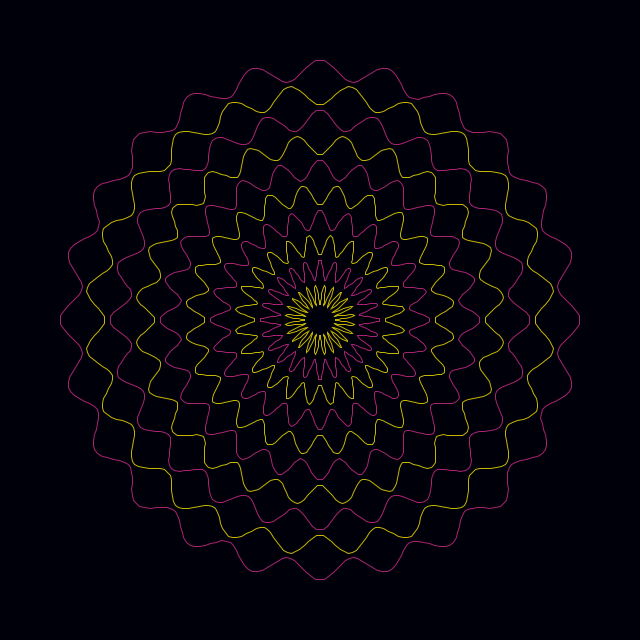
Frame 1 (no input)
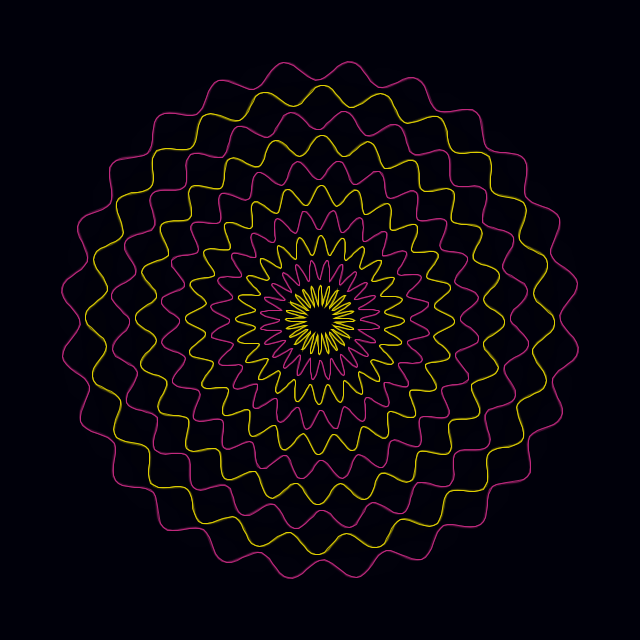
Frame 60 (the mouse pressed at the canvas centre just before this capture)
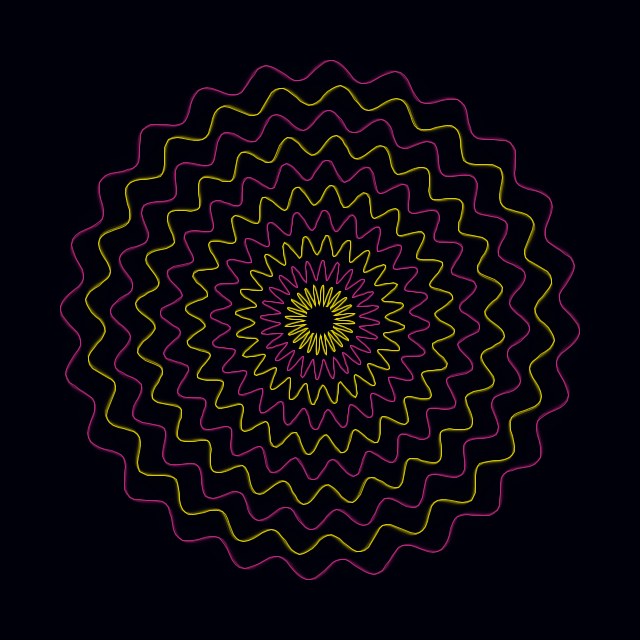
Frame 120 (the mouse held since frame 60 and released just before this capture)

The Processing sketch that drew these frames (run headless with seeded random() and noise(); from frame 60 on, the mouse is pressed at the canvas centre):

// Processing sketch: mySketch
// ── mySketch.pde
/**
* wavy circles
*
* @author aa_debdeb
* @date 2017/01/10
*/

void setup(){
  size(640, 640);
  background(0, 0, 10);
}

void draw(){
  fill(0, 0, 10, 100);
  noStroke();
  rect(0, 0, width, height);
  
  translate(width / 2, height / 2);
  
  noFill();
  for(int i = 0; i < 10; i++){
    float radiusBase = 25 * (i + 1);
    float angleBase = cos(map(frameCount % 100, 0, 99, -PI, PI)) * HALF_PI;
    if(i % 2 == 0){
      stroke(249, 231, 0, 200);
    } else {
      stroke(216, 46, 139, 200);
      angleBase *= -1;
    }
    beginShape();
    for(float angle = 0; angle < 360; angle += 1){
      float radian = radians(angle);
      float radius = radiusBase + 10 * sin(radian * 24 + angleBase);
      vertex(radius * cos(radian), radius * sin(radian));
    }
    endShape(CLOSE);
  }
}
